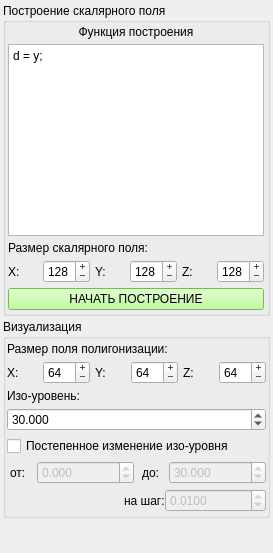
        <widget class="QWidget" name="main_options_tab">
         <attribute name="title">
          <string>Базовые</string>
         </attribute>
         <layout class="QVBoxLayout" name="verticalLayout_7">
          <property name="spacing">
           <number>3</number>
          </property>
          <property name="margin">
           <number>3</number>
          </property>
          <item>
           <widget class="QGroupBox" name="groupBox_2">
            <property name="title">
             <string>Построение скалярного поля</string>
            </property>
            <layout class="QVBoxLayout" name="verticalLayout_11">
             <property name="spacing">
              <number>3</number>
             </property>
             <property name="leftMargin">
              <number>2</number>
             </property>
             <property name="topMargin">
              <number>2</number>
             </property>
             <property name="rightMargin">
              <number>3</number>
             </property>
             <property name="bottomMargin">
              <number>3</number>
             </property>
             <item>
              <layout class="QVBoxLayout" name="verticalLayout_15">
               <property name="spacing">
                <number>5</number>
               </property>
               <item>
                <widget class="QLabel" name="label_21">
                 <property name="text">
                  <string>Функция построения</string>
                 </property>
                 <property name="alignment">
                  <set>Qt::AlignCenter</set>
                 </property>
                </widget>
               </item>
               <item>
                <widget class="QPlainTextEdit" name="build_function_text">
                 <property name="tabChangesFocus">
                  <bool>true</bool>
                 </property>
                 <property name="documentTitle">
                  <string/>
                 </property>
                 <property name="plainText">
                  <string>d = y;</string>
                 </property>
                 <property name="backgroundVisible">
                  <bool>false</bool>
                 </property>
                 <property name="centerOnScroll">
                  <bool>false</bool>
                 </property>
                </widget>
               </item>
               <item>
                <layout class="QVBoxLayout" name="verticalLayout_4">
                 <item>
                  <widget class="QLabel" name="label_11">
                   <property name="text">
                    <string>Размер скалярного поля:</string>
                   </property>
                  </widget>
                 </item>
                 <item>
                  <layout class="QHBoxLayout" name="horizontalLayout_15">
                   <item>
                    <widget class="QLabel" name="label_31">
                     <property name="text">
                      <string>X:</string>
                     </property>
                    </widget>
                   </item>
                   <item>
                    <widget class="QSpinBox" name="volume_size_value_x">
                     <property name="buttonSymbols">
                      <enum>QAbstractSpinBox::PlusMinus</enum>
                     </property>
                     <property name="correctionMode">
                      <enum>QAbstractSpinBox::CorrectToNearestValue</enum>
                     </property>
                     <property name="minimum">
                      <number>16</number>
                     </property>
                     <property name="maximum">
                      <number>200</number>
                     </property>
                     <property name="value">
                      <number>128</number>
                     </property>
                    </widget>
                   </item>
                   <item>
                    <widget class="QLabel" name="label_33">
                     <property name="text">
                      <string>Y:</string>
                     </property>
                    </widget>
                   </item>
                   <item>
                    <widget class="QSpinBox" name="volume_size_value_y">
                     <property name="buttonSymbols">
                      <enum>QAbstractSpinBox::PlusMinus</enum>
                     </property>
                     <property name="correctionMode">
                      <enum>QAbstractSpinBox::CorrectToNearestValue</enum>
                     </property>
                     <property name="minimum">
                      <number>16</number>
                     </property>
                     <property name="maximum">
                      <number>200</number>
                     </property>
                     <property name="value">
                      <number>128</number>
                     </property>
                    </widget>
                   </item>
                   <item>
                    <widget class="QLabel" name="label_34">
                     <property name="text">
                      <string>Z:</string>
                     </property>
                    </widget>
                   </item>
                   <item>
                    <widget class="QSpinBox" name="volume_size_value_z">
                     <property name="buttonSymbols">
                      <enum>QAbstractSpinBox::PlusMinus</enum>
                     </property>
                     <property name="correctionMode">
                      <enum>QAbstractSpinBox::CorrectToNearestValue</enum>
                     </property>
                     <property name="minimum">
                      <number>16</number>
                     </property>
                     <property name="maximum">
                      <number>200</number>
                     </property>
                     <property name="value">
                      <number>128</number>
                     </property>
                    </widget>
                   </item>
                  </layout>
                 </item>
                </layout>
               </item>
               <item>
                <widget class="QPushButton" name="build_start">
                 <property name="sizePolicy">
                  <sizepolicy hsizetype="Minimum" vsizetype="Minimum">
                   <horstretch>0</horstretch>
                   <verstretch>0</verstretch>
                  </sizepolicy>
                 </property>
                 <property name="autoFillBackground">
                  <bool>false</bool>
                 </property>
                 <property name="styleSheet">
                  <string notr="true">background: rgb(170, 255, 127)</string>
                 </property>
                 <property name="text">
                  <string>НАЧАТЬ ПОСТРОЕНИЕ</string>
                 </property>
                 <property name="shortcut">
                  <string>Ctrl+Return</string>
                 </property>
                </widget>
               </item>
              </layout>
             </item>
            </layout>
           </widget>
          </item>
          <item>
           <widget class="QGroupBox" name="visual_group_box">
            <property name="title">
             <string>Визуализация</string>
            </property>
            <layout class="QVBoxLayout" name="verticalLayout_6">
             <property name="spacing">
              <number>5</number>
             </property>
             <property name="leftMargin">
              <number>1</number>
             </property>
             <property name="topMargin">
              <number>3</number>
             </property>
             <property name="rightMargin">
              <number>1</number>
             </property>
             <property name="bottomMargin">
              <number>3</number>
             </property>
             <item>
              <widget class="QLabel" name="label_12">
               <property name="text">
                <string>Размер поля полигонизации:</string>
               </property>
              </widget>
             </item>
             <item>
              <layout class="QHBoxLayout" name="horizontalLayout_18">
               <item>
                <widget class="QLabel" name="label_35">
                 <property name="text">
                  <string>X:</string>
                 </property>
                </widget>
               </item>
               <item>
                <widget class="QSpinBox" name="grid_size_value_x">
                 <property name="buttonSymbols">
                  <enum>QAbstractSpinBox::PlusMinus</enum>
                 </property>
                 <property name="correctionMode">
                  <enum>QAbstractSpinBox::CorrectToNearestValue</enum>
                 </property>
                 <property name="minimum">
                  <number>8</number>
                 </property>
                 <property name="maximum">
                  <number>200</number>
                 </property>
                 <property name="value">
                  <number>64</number>
                 </property>
                </widget>
               </item>
               <item>
                <widget class="QLabel" name="label_36">
                 <property name="text">
                  <string>Y:</string>
                 </property>
                </widget>
               </item>
               <item>
                <widget class="QSpinBox" name="grid_size_value_y">
                 <property name="buttonSymbols">
                  <enum>QAbstractSpinBox::PlusMinus</enum>
                 </property>
                 <property name="correctionMode">
                  <enum>QAbstractSpinBox::CorrectToNearestValue</enum>
                 </property>
                 <property name="minimum">
                  <number>8</number>
                 </property>
                 <property name="maximum">
                  <number>200</number>
                 </property>
                 <property name="value">
                  <number>64</number>
                 </property>
                </widget>
               </item>
               <item>
                <widget class="QLabel" name="label_37">
                 <property name="text">
                  <string>Z:</string>
                 </property>
                </widget>
               </item>
               <item>
                <widget class="QSpinBox" name="grid_size_value_z">
                 <property name="buttonSymbols">
                  <enum>QAbstractSpinBox::PlusMinus</enum>
                 </property>
                 <property name="correctionMode">
                  <enum>QAbstractSpinBox::CorrectToNearestValue</enum>
                 </property>
                 <property name="minimum">
                  <number>8</number>
                 </property>
                 <property name="maximum">
                  <number>200</number>
                 </property>
                 <property name="value">
                  <number>64</number>
                 </property>
                </widget>
               </item>
              </layout>
             </item>
             <item>
              <widget class="QLabel" name="label_24">
               <property name="text">
                <string>Изо-уровень:</string>
               </property>
              </widget>
             </item>
             <item>
              <widget class="QDoubleSpinBox" name="isolevel_value">
               <property name="decimals">
                <number>3</number>
               </property>
               <property name="minimum">
                <double>-999999999.000000000000000</double>
               </property>
               <property name="maximum">
                <double>999999999.000000000000000</double>
               </property>
               <property name="value">
                <double>30.000000000000000</double>
               </property>
              </widget>
             </item>
             <item>
              <widget class="QCheckBox" name="isolevel_animate_box">
               <property name="text">
                <string>Постепенное изменение изо-уровня</string>
               </property>
              </widget>
             </item>
             <item>
              <layout class="QHBoxLayout" name="horizontalLayout_8">
               <item>
                <widget class="QLabel" name="label_25">
                 <property name="maximumSize">
                  <size>
                   <width>25</width>
                   <height>16777215</height>
                  </size>
                 </property>
                 <property name="lineWidth">
                  <number>0</number>
                 </property>
                 <property name="text">
                  <string>от:</string>
                 </property>
                 <property name="alignment">
                  <set>Qt::AlignLeading|Qt::AlignLeft|Qt::AlignVCenter</set>
                 </property>
                 <property name="indent">
                  <number>3</number>
                 </property>
                </widget>
               </item>
               <item>
                <widget class="QDoubleSpinBox" name="isolevel_value_begin">
                 <property name="enabled">
                  <bool>false</bool>
                 </property>
                 <property name="decimals">
                  <number>3</number>
                 </property>
                 <property name="minimum">
                  <double>-999999999.000000000000000</double>
                 </property>
                 <property name="maximum">
                  <double>999999999.000000000000000</double>
                 </property>
                </widget>
               </item>
               <item>
                <widget class="QLabel" name="label_26">
                 <property name="maximumSize">
                  <size>
                   <width>25</width>
                   <height>16777215</height>
                  </size>
                 </property>
                 <property name="lineWidth">
                  <number>0</number>
                 </property>
                 <property name="text">
                  <string>до:</string>
                 </property>
                 <property name="alignment">
                  <set>Qt::AlignLeading|Qt::AlignLeft|Qt::AlignVCenter</set>
                 </property>
                 <property name="indent">
                  <number>3</number>
                 </property>
                </widget>
               </item>
               <item>
                <widget class="QDoubleSpinBox" name="isolevel_value_end">
                 <property name="enabled">
                  <bool>false</bool>
                 </property>
                 <property name="decimals">
                  <number>3</number>
                 </property>
                 <property name="minimum">
                  <double>-999999999.000000000000000</double>
                 </property>
                 <property name="maximum">
                  <double>999999999.000000000000000</double>
                 </property>
                 <property name="value">
                  <double>30.000000000000000</double>
                 </property>
                </widget>
               </item>
              </layout>
             </item>
             <item>
              <layout class="QHBoxLayout" name="horizontalLayout_11">
               <property name="spacing">
                <number>0</number>
               </property>
               <item>
                <spacer name="horizontalSpacer_3">
                 <property name="orientation">
                  <enum>Qt::Horizontal</enum>
                 </property>
                 <property name="sizeHint" stdset="0">
                  <size>
                   <width>40</width>
                   <height>20</height>
                  </size>
                 </property>
                </spacer>
               </item>
               <item>
                <widget class="QLabel" name="label_27">
                 <property name="text">
                  <string>на шаг:</string>
                 </property>
                </widget>
               </item>
               <item>
                <widget class="QDoubleSpinBox" name="isolevel_value_step">
                 <property name="enabled">
                  <bool>false</bool>
                 </property>
                 <property name="decimals">
                  <number>4</number>
                 </property>
                 <property name="minimum">
                  <double>-100000.000000000000000</double>
                 </property>
                 <property name="maximum">
                  <double>100000.000000000000000</double>
                 </property>
                 <property name="singleStep">
                  <double>0.010000000000000</double>
                 </property>
                 <property name="value">
                  <double>0.010000000000000</double>
                 </property>
                </widget>
               </item>
              </layout>
             </item>
            </layout>
           </widget>
          </item>
          <item>
           <spacer name="verticalSpacer_3">
            <property name="orientation">
             <enum>Qt::Vertical</enum>
            </property>
            <property name="sizeHint" stdset="0">
             <size>
              <width>20</width>
              <height>32</height>
             </size>
            </property>
           </spacer>
          </item>
         </layout>
        </widget>
